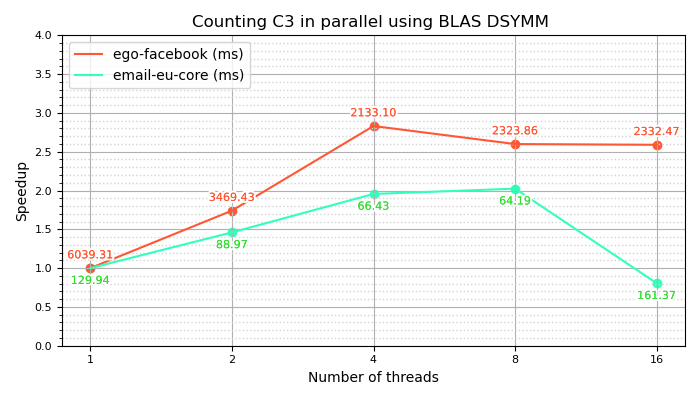

The script that saved this image:
import os
import matplotlib.pyplot as plt
from matplotlib import patheffects 

names = ['email-eu-core', 'ego-facebook', 'wiki-Vote', 'ca-HepPh', 'p2p-Gnutella25']
n = [1005, 4039, 7115, 12008, 22687]
x = [1,2,4,8,16]
y1 = [129.937, 88.9655, 66.4255, 64.1899, 161.368]
y2 = [6039.31, 3469.43, 2133.1, 2323.86, 2332.47]

y1_speedup = [y1[0]/y1[i] for i in range(len(y1))]
y2_speedup = [y2[0]/y2[i] for i in range(len(y2))]

plt.figure(figsize=(7, 4))

plt.plot(x, y2_speedup, label= 'ego-facebook (ms)', color='#ff5733')
plt.plot(x, y1_speedup, label='email-eu-core (ms)', color='#33ffbd')  

plt.scatter(x, y1_speedup, color='#33ffbd')
plt.scatter(x, y2_speedup, color='#ff5733')

def add_contour(text):
    return [patheffects.withStroke(linewidth=3, foreground='white'), patheffects.Normal()]

for i in range(len(x)):
    text1 = plt.text(x[i], y1_speedup[i]-0.1, f'{y1[i]:.2f}', ha='center', va='top', fontsize=8, color='#33dd33')
    text1.set_path_effects(add_contour(text1)) 
    
    text3 = plt.text(x[i], y2_speedup[i]+0.1, f'{y2[i]:.2f}', ha='center', va='bottom', fontsize=8, color='#ff5733')
    text3.set_path_effects(add_contour(text3)) 

plt.xlabel('Number of threads')
plt.ylabel('Speedup')
plt.title('Counting C3 in parallel using BLAS DSYMM ')
plt.legend(loc='upper left')
plt.xscale('log', base=2)
plt.xticks(x,x)
plt.yticks([i/2 for i in range(0, 10, 1)])
plt.minorticks_on()

plt.grid(True, zorder=0)
plt.grid(which='minor', linestyle=':', linewidth='1', color='lightgrey', zorder=0)

plt.ylim(0, 4)

plt.tick_params(axis='both', which='major', labelsize=8)

plt.tight_layout()

script_dir = os.path.dirname(os.path.abspath(__file__))
plt.savefig(os.path.join(script_dir, 'BLASDSYMMemailFacebook.png'))

plt.show()
